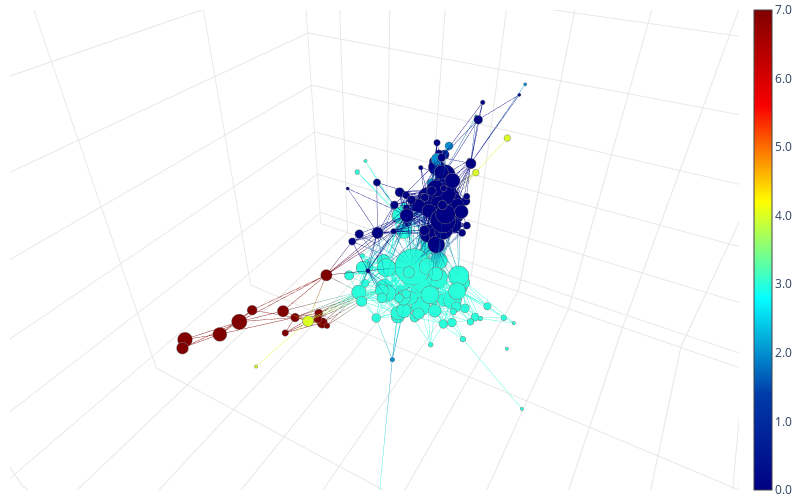

Notebook code cell kept with this figure:
### Code cell
start_time = time.time()

lens1 = PCA(10).fit_transform(X1)

mapper_algo1 = MapperAlgorithm(
    cover = CubicalCover(
        n_intervals = 3,
        overlap_frac = 0.5
    ),
    clustering = FailSafeClustering(
        clustering = AgglomerativeClustering(3, linkage='ward'),
        verbose = False)
)

mapper_graph1 = mapper_algo1.fit_transform(X1, lens1)

end_time = time.time()
elapsed_time = end_time - start_time
print(elapsed_time)

mapper_plot1 = MapperLayoutInteractive(
    mapper_graph1,
    colors = dist_df[['color']].to_numpy(),
    cmap = 'jet',
    # agg = np.nanmean,
    agg = most_frequent_nonan,
    dim = 3,
    iterations = 30,
    seed = 5,
    width = 800,
    height = 500)

fig_mean1 = mapper_plot1.plot()
fig_mean1.show(config={'scrollZoom': True})

### Figure 1 — Plotly figure (JSON) as saved in the notebook; plotly's stock layout.template omitted (floating-point values rounded to 4 significant figures; data arrays with more than 128 entries replaced by an {"elided": "..."} marker saying what was removed)
{"data": [{"hoverinfo": "skip", "line": {"cmax": 7, "cmin": 0, "color": {"elided": "3789 int values"}, "colorscale": [[0, "rgb(0,0,131)"], [0.2, "rgb(0,60,170)"], [0.4, "rgb(5,255,255)"], [0.6, "rgb(255,255,0)"], [0.8, "rgb(250,0,0)"], [1, "rgb(128,0,0)"]], "width": 0.75}, "mode": "lines", "name": "edges_trace", "opacity": 1, "type": "scatter3d", "x": {"elided": "3789 float values"}, "y": {"elided": "3789 float values"}, "z": {"elided": "3789 float values"}}, {"hoverinfo": "text", "marker": {"cmax": 7, "cmin": 0, "color": {"elided": "182 int values"}, "colorbar": {"borderwidth": 0, "nticks": 10, "orientation": "v", "outlinewidth": 1, "showticklabels": true, "thickness": 0.025, "thicknessmode": "fraction", "tickformat": ".2g", "tickmode": "auto", "tickwidth": 1, "title": {"side": "right"}, "xanchor": "left", "xpad": 0, "ypad": 0}, "colorscale": [[0, "rgb(0,0,131)"], [0.2, "rgb(0,60,170)"], [0.4, "rgb(5,255,255)"], [0.6, "rgb(255,255,0)"], [0.8, "rgb(250,0,0)"], [1, "rgb(128,0,0)"]], "line": {"color": "#777", "colorscale": [[0, "rgb(0,0,131)"], [0.2, "rgb(0,60,170)"], [0.4, "rgb(5,255,255)"], [0.6, "rgb(255,255,0)"], [0.8, "rgb(250,0,0)"], [1, "rgb(128,0,0)"]], "width": 0.75}, "opacity": 1, "reversescale": false, "showscale": true, "size": {"elided": "182 float values"}}, "mode": "markers", "name": "nodes_trace", "opacity": 1, "text": {"elided": "182 str values"}, "type": "scatter3d", "x": {"elided": "182 float values"}, "y": {"elided": "182 float values"}, "z": {"elided": "182 float values"}}], "layout": {"autosize": false, "height": 500, "hovermode": "closest", "margin": {"b": 10, "l": 10, "r": 10, "t": 10}, "plot_bgcolor": "rgba(0, 0, 0, 0)", "scene": {"aspectmode": "auto", "aspectratio": {"x": 0.9526, "y": 1.118, "z": 0.939}, "camera": {"center": {"x": 0, "y": 0, "z": 0}, "eye": {"x": 0.2338, "y": -0.4058, "z": 0.3593}, "projection": {"type": "perspective"}, "up": {"x": 0, "y": 0, "z": 1}}, "xaxis": {"backgroundcolor": "rgba(0, 0, 0, 0)", "gridcolor": "rgba(230, 230, 230, 1.0)", "linecolor": "rgba(230, 230, 230, 1.0)", "linewidth": 1, "mirror": true, "showaxeslabels": false, "showgrid": true, "showline": true, "showticklabels": false, "title": {"text": ""}, "type": "linear", "visible": true, "zerolinecolor": "rgba(230, 230, 230, 1.0)"}, "yaxis": {"backgroundcolor": "rgba(0, 0, 0, 0)", "gridcolor": "rgba(230, 230, 230, 1.0)", "linecolor": "rgba(230, 230, 230, 1.0)", "linewidth": 1, "mirror": true, "showaxeslabels": false, "showgrid": true, "showline": true, "showticklabels": false, "title": {"text": ""}, "type": "linear", "visible": true, "zerolinecolor": "rgba(230, 230, 230, 1.0)"}, "zaxis": {"backgroundcolor": "rgba(0, 0, 0, 0)", "gridcolor": "rgba(230, 230, 230, 1.0)", "linecolor": "rgba(230, 230, 230, 1.0)", "linewidth": 1, "mirror": true, "showaxeslabels": false, "showgrid": true, "showline": true, "showticklabels": false, "title": {"text": ""}, "type": "linear", "visible": true, "zerolinecolor": "rgba(230, 230, 230, 1.0)"}}, "showlegend": false, "uirevision": "constant", "width": 800, "xaxis": {"linewidth": 1, "mirror": true, "showgrid": false, "showline": true, "showticklabels": false, "title": {"text": ""}, "visible": true, "zeroline": false}, "yaxis": {"linewidth": 1, "mirror": true, "showgrid": false, "showline": true, "showticklabels": false, "title": {"text": ""}, "visible": true, "zeroline": false}}}
